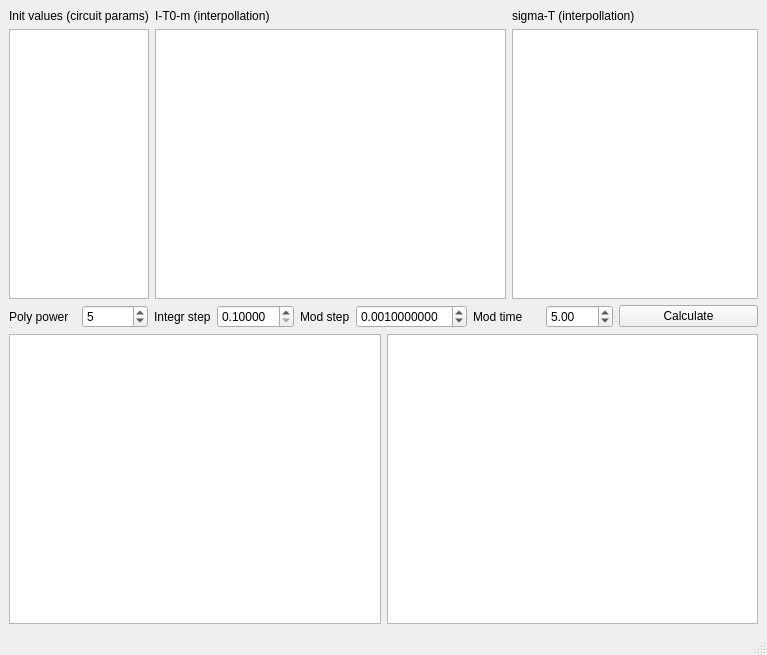
<?xml version="1.0" encoding="UTF-8"?>
<ui version="4.0">
 <class>MainWindow</class>
 <widget class="QMainWindow" name="MainWindow">
  <property name="geometry">
   <rect>
    <x>0</x>
    <y>0</y>
    <width>767</width>
    <height>655</height>
   </rect>
  </property>
  <property name="windowTitle">
   <string>MainWindow</string>
  </property>
  <widget class="QWidget" name="centralwidget">
   <layout class="QVBoxLayout" name="verticalLayout_5">
    <item>
     <layout class="QHBoxLayout" name="horizontalLayout_7" stretch="1,10,7">
      <item>
       <layout class="QVBoxLayout" name="verticalLayout">
        <item>
         <widget class="QLabel" name="label">
          <property name="text">
           <string>Init values (circuit params)</string>
          </property>
         </widget>
        </item>
        <item>
         <widget class="QTableView" name="tableV_InitVals"/>
        </item>
       </layout>
      </item>
      <item>
       <layout class="QVBoxLayout" name="verticalLayout_2">
        <item>
         <widget class="QLabel" name="label_2">
          <property name="text">
           <string>I-T0-m (interpollation)</string>
          </property>
         </widget>
        </item>
        <item>
         <widget class="QTableView" name="tableV_I_T0_m"/>
        </item>
       </layout>
      </item>
      <item>
       <layout class="QVBoxLayout" name="verticalLayout_3">
        <item>
         <widget class="QLabel" name="label_3">
          <property name="text">
           <string>sigma-T (interpollation)</string>
          </property>
         </widget>
        </item>
        <item>
         <widget class="QTableView" name="tableV_Sigma_T"/>
        </item>
       </layout>
      </item>
     </layout>
    </item>
    <item>
     <layout class="QHBoxLayout" name="horizontalLayout_6">
      <item>
       <layout class="QHBoxLayout" name="horizontalLayout_2">
        <item>
         <widget class="QLabel" name="label_5">
          <property name="text">
           <string>Poly power</string>
          </property>
         </widget>
        </item>
        <item>
         <widget class="QSpinBox" name="polypowSpin">
          <property name="minimum">
           <number>1</number>
          </property>
          <property name="value">
           <number>5</number>
          </property>
         </widget>
        </item>
       </layout>
      </item>
      <item>
       <layout class="QHBoxLayout" name="horizontalLayout_3">
        <item>
         <widget class="QLabel" name="label_6">
          <property name="text">
           <string>Integr step</string>
          </property>
         </widget>
        </item>
        <item>
         <widget class="QDoubleSpinBox" name="integstepSpin">
          <property name="decimals">
           <number>5</number>
          </property>
          <property name="minimum">
           <double>0.100000000000000</double>
          </property>
          <property name="singleStep">
           <double>0.100000000000000</double>
          </property>
         </widget>
        </item>
       </layout>
      </item>
      <item>
       <layout class="QHBoxLayout" name="horizontalLayout_4">
        <item>
         <widget class="QLabel" name="label_7">
          <property name="text">
           <string>Mod step</string>
          </property>
         </widget>
        </item>
        <item>
         <widget class="QDoubleSpinBox" name="modstepSpin">
          <property name="decimals">
           <number>10</number>
          </property>
          <property name="minimum">
           <double>0.000000000000000</double>
          </property>
          <property name="singleStep">
           <double>0.010000000000000</double>
          </property>
          <property name="value">
           <double>0.001000000000000</double>
          </property>
         </widget>
        </item>
       </layout>
      </item>
      <item>
       <layout class="QHBoxLayout" name="horizontalLayout_5">
        <item>
         <widget class="QLabel" name="label_8">
          <property name="text">
           <string>Mod time</string>
          </property>
         </widget>
        </item>
        <item>
         <widget class="QDoubleSpinBox" name="modtimeSpin">
          <property name="minimum">
           <double>0.010000000000000</double>
          </property>
          <property name="value">
           <double>5.000000000000000</double>
          </property>
         </widget>
        </item>
       </layout>
      </item>
      <item>
       <widget class="QPushButton" name="calculateBtn">
        <property name="text">
         <string>Calculate</string>
        </property>
       </widget>
      </item>
     </layout>
    </item>
    <item>
     <layout class="QHBoxLayout" name="horizontalLayout">
      <item>
       <widget class="QTableView" name="tableV_OutData"/>
      </item>
      <item>
       <widget class="QChartView" name="graphicsView"/>
      </item>
     </layout>
    </item>
   </layout>
  </widget>
  <widget class="QMenuBar" name="menubar">
   <property name="geometry">
    <rect>
     <x>0</x>
     <y>0</y>
     <width>767</width>
     <height>22</height>
    </rect>
   </property>
  </widget>
  <widget class="QStatusBar" name="statusbar"/>
 </widget>
 <customwidgets>
  <customwidget>
   <class>QChartView</class>
   <extends>QGraphicsView</extends>
   <header>QtCharts</header>
  </customwidget>
 </customwidgets>
 <resources/>
 <connections/>
</ui>
